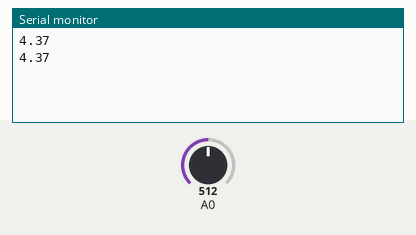
This sketch was run on a simulated Arduino Uno, built with avr-gcc and run on an emulated ATmega328P. Parts: the last lines printed to the serial monitor. Inputs (shaded band) come from the test bench; at power-on: A0 = 512.

Above: at 1.2 s.
1.3 s: A0 set to 0
At 2.0 s:
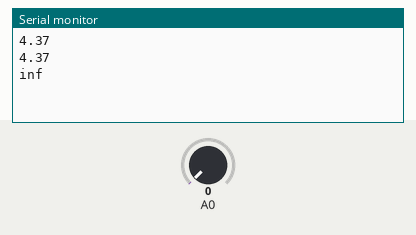
3.6 s: A0 set to 26
At 3.6 s:
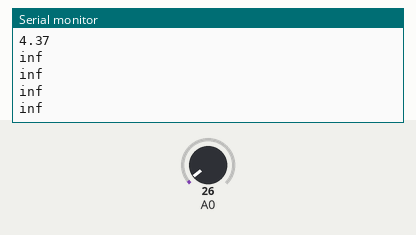

The sketch:

IR_sensor.ino
```cpp
#define IR_L 0
#define IR_C 1
#define IR_R 2

void setup() {
  Serial.begin(115200);
}

void loop() {
  Serial.println(read_IR_sensor(A0,IR_C));
  delay(500);
}

float read_IR_sensor(uint8_t analoge_pin,uint8_t sensor){
  int16_t data=0;
  for (int8_t i=0;i<16;i++){
    data+=analogRead(analoge_pin);
    delay(10);
  }
  //stuur de afstand terug volgens de calibratie
  switch (sensor){
    case IR_R:
      return 16*4286.8927/float(data)+3.6032954;
      break;
    case IR_C:
      return 16*7894.2012/float(data)-11.045445;
      break;
    case IR_L:
      return 16*2679.1287/float(data)+12.849024;
      break;
    default:
      return 0;
  }
}
```

Measured:
- after the input at 1.3 s, the serial monitor: prints a new line after 0.19 s (image 1)
